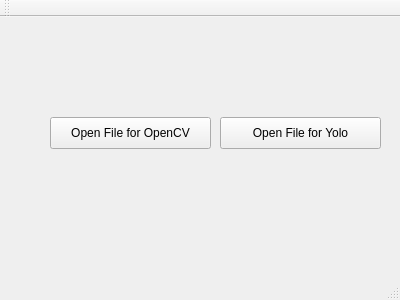
<?xml version="1.0" encoding="UTF-8"?>
<ui version="4.0">
 <class>MainWindow</class>
 <widget class="QMainWindow" name="MainWindow">
  <property name="geometry">
   <rect>
    <x>0</x>
    <y>0</y>
    <width>400</width>
    <height>300</height>
   </rect>
  </property>
  <property name="windowTitle">
   <string>MainWindow</string>
  </property>
  <widget class="QWidget" name="centralWidget">
   <widget class="QPushButton" name="pushButton">
    <property name="geometry">
     <rect>
      <x>50</x>
      <y>100</y>
      <width>161</width>
      <height>32</height>
     </rect>
    </property>
    <property name="text">
     <string>Open File for OpenCV</string>
    </property>
   </widget>
   <widget class="QPushButton" name="pushButton_2">
    <property name="geometry">
     <rect>
      <x>220</x>
      <y>100</y>
      <width>161</width>
      <height>32</height>
     </rect>
    </property>
    <property name="text">
     <string>Open File for Yolo</string>
    </property>
   </widget>
  </widget>
  <widget class="QMenuBar" name="menuBar">
   <property name="geometry">
    <rect>
     <x>0</x>
     <y>0</y>
     <width>400</width>
     <height>22</height>
    </rect>
   </property>
  </widget>
  <widget class="QToolBar" name="mainToolBar">
   <attribute name="toolBarArea">
    <enum>TopToolBarArea</enum>
   </attribute>
   <attribute name="toolBarBreak">
    <bool>false</bool>
   </attribute>
  </widget>
  <widget class="QStatusBar" name="statusBar"/>
 </widget>
 <layoutdefault spacing="6" margin="11"/>
 <resources/>
 <connections/>
</ui>
